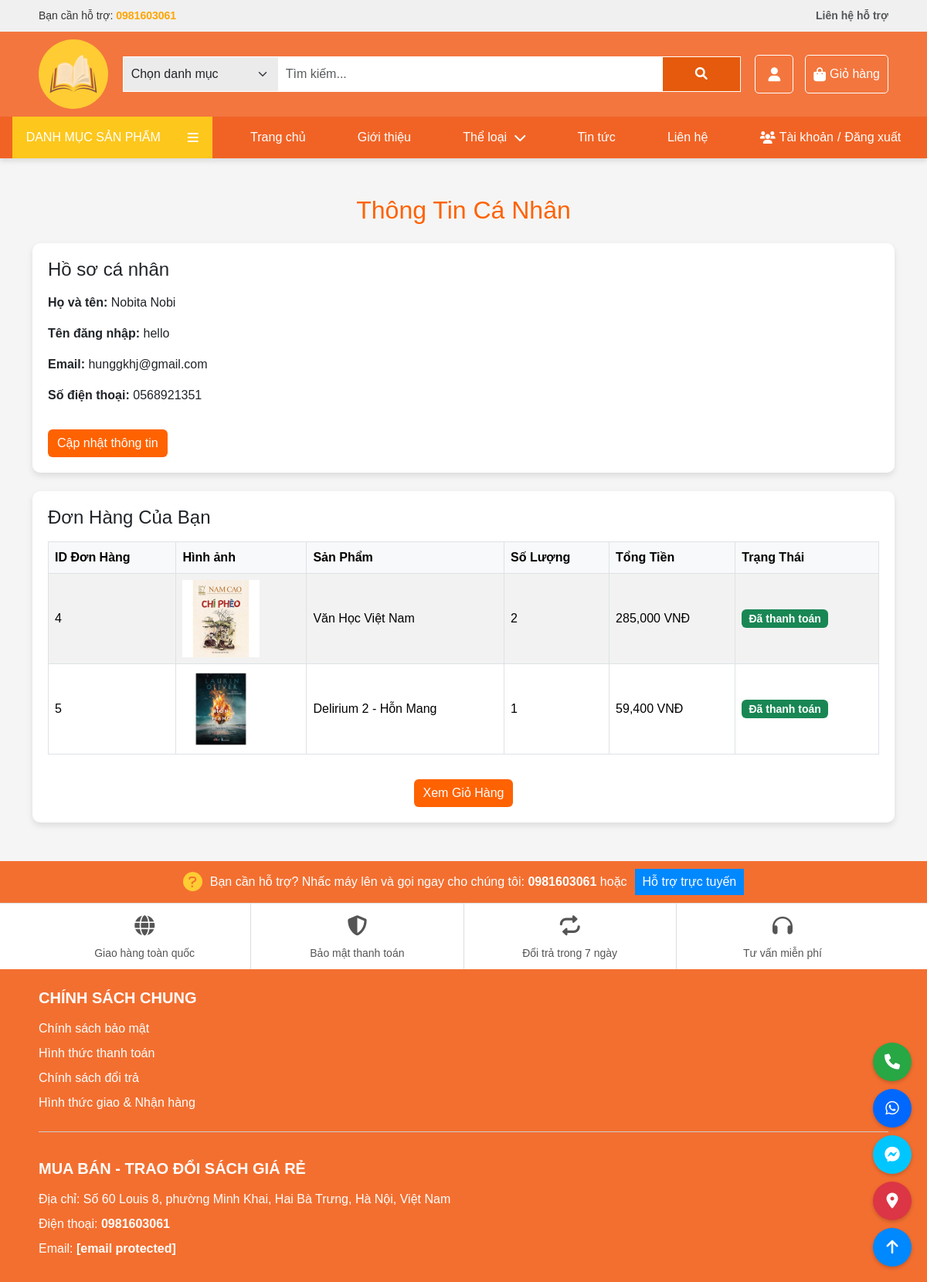
Screenshot of /account (signed in) with the database file from the repository.
### app/models.py (models this page shows)
class User(db.Model):
    id = db.Column(db.Integer, primary_key=True)
    lastname = db.Column(db.String(50), nullable=False)
    firstname = db.Column(db.String(50), nullable=False)
    username = db.Column(db.String(50), unique=True, nullable=False)
    email = db.Column(db.String(120), unique=True, nullable=False)
    phone = db.Column(db.String(15), nullable=False)
    password = db.Column(db.String(100), nullable=False)
    is_admin = db.Column(db.Boolean, default=False)
    is_locked = db.Column(db.Boolean, default=False)

class Order(db.Model):
    id = db.Column(db.Integer, primary_key=True, autoincrement=True)
    user_id = db.Column(db.Integer, db.ForeignKey('user.id'), nullable=False)
    product_id = db.Column(db.Integer, db.ForeignKey('product.id'), nullable=False)
    quantity = db.Column(db.Integer, nullable=False)
    total_price = db.Column(db.Float, nullable=False)
    status = db.Column(db.String(50), default='Chờ duyệt')
    user = db.relationship('User', backref='orders')
    product = db.relationship('Product', backref='orders')

class Product(db.Model):
    id = db.Column(db.Integer, primary_key=True)
    name = db.Column(db.String(100), nullable=False)
    price = db.Column(db.Float, nullable=False)
    discount = db.Column(db.Float, default=0.0)
    image = db.Column(db.String(200), nullable=True)
    description = db.Column(db.String(500), nullable=True)
    category = db.Column(db.String(50), nullable=False)

### app/routes/user.py (the view)
    @app.route('/account')
    def profile():
        if 'username' not in session:
            return render_template('login.html', alert_message="Vui lòng đăng nhập để xem trang này!", redirect_url=url_for('login'))
        user = User.query.filter_by(username=session['username']).first()
        orders = Order.query.filter_by(user_id=user.id).all()
        return render_template('user/profile.html', user=user, orders=orders)

### app/templates/user/profile.html (shortened to what this page needs)
{% extends "base.html" %}
{% block content %}
    <div class="container mt-5">
        <h2 class="text-center mb-4" style="color: #ff6200;">Thông Tin Cá Nhân</h2>
        <div class="profile-card">
            <h4 class="mb-3">Hồ sơ cá nhân</h4>
            <p><strong>Họ và tên:</strong> {{ user.lastname }} {{ user.firstname }}</p>
            <p><strong>Tên đăng nhập:</strong> {{ user.username }}</p>
            <p><strong>Email:</strong> {{ user.email }}</p>
            <p><strong>Số điện thoại:</strong> {{ user.phone }}</p>
            <button type="button" class="btn btn-custom mt-3" data-bs-toggle="modal" data-bs-target="#updateInfoModal">
                Cập nhật thông tin
            </button>
        </div>
        <div class="profile-card mt-4">
            <h4 class="mb-3">Đơn Hàng Của Bạn</h4>
            {% if orders %}
                <div class="table-responsive">
                    <table class="table table-striped table-bordered order-table">
                        <thead>
                            <tr>
                                <th>ID Đơn Hàng</th>
                                <th>Hình ảnh</th>
                                <th>Sản Phẩm</th>
                                <th>Số Lượng</th>
                                <th>Tổng Tiền</th>
                                <th>Trạng Thái</th>
                            </tr>
                        </thead>
                        <tbody>
                            {% for order in orders %}
                            <tr>
                                <td>{{ order.id }}</td>
                                <td>
                                    <img src="{{ url_for('static', filename='image/' + order.product.image) }}" alt="{{ order.product.name }}" style="width: 100px; height: auto;">
                                </td>
                                <td>{{ order.product.name }}</td>
                                <td>{{ order.quantity }}</td>
                                <td>{{ '{:,.0f}'.format(order.total_price) }} VNĐ</td>
                                <td>
                                    <span class="badge bg-success" style="font-size: 14px;" {% if order.status != 'Đã thanh toán' %}class="bg-warning"{% endif %}>
                                        {{ order.status }}
                                    </span>
                                </td>
                            </tr>
                            {% endfor %}
                        </tbody>
                    </table>
                </div>
                <div class="text-center mt-3">
                    <a href="{{ url_for('cart') }}" class="btn btn-custom">Xem Giỏ Hàng</a>
                </div>
            {% else %}
                <p class="text-center text-muted">Bạn chưa có đơn hàng nào.</p>
            {% endif %}
        </div>
    </div>
{% endblock %}

### app/static/css/base.css (style rules this page uses)
* { margin: 0; padding: 0; box-sizing: border-box; }
body { font-family: Arial, sans-serif; background-color: #f5f5f5; }
a { text-decoration: none; }

### app/templates/user/profile.html (style rules this page uses)
.profile-card { background-color: #fff; border-radius: 10px; box-shadow: 0 4px 8px rgba(0, 0, 0, 0.1); padding: 20px; margin-bottom: 20px; }
.order-table th { background-color: #f8f9fa; }
.order-table td, .order-table th { vertical-align: middle; }
.btn-custom { background-color: #ff6200; color: white; border: none; }

### rows the page displays
User: lastname "Nobita", firstname "Nobi", username "hello", email "hunggkhj@gmail.com", phone "0568921351"
Order: id "4", image (picture), product.name "Văn Học Việt Nam", quantity "2", total_price "285,000", status "Đã thanh toán"
Order: id "5", image (picture), product.name "Delirium 2 - Hỗn Mang", quantity "1", total_price "59,400", status "Đã thanh toán"
